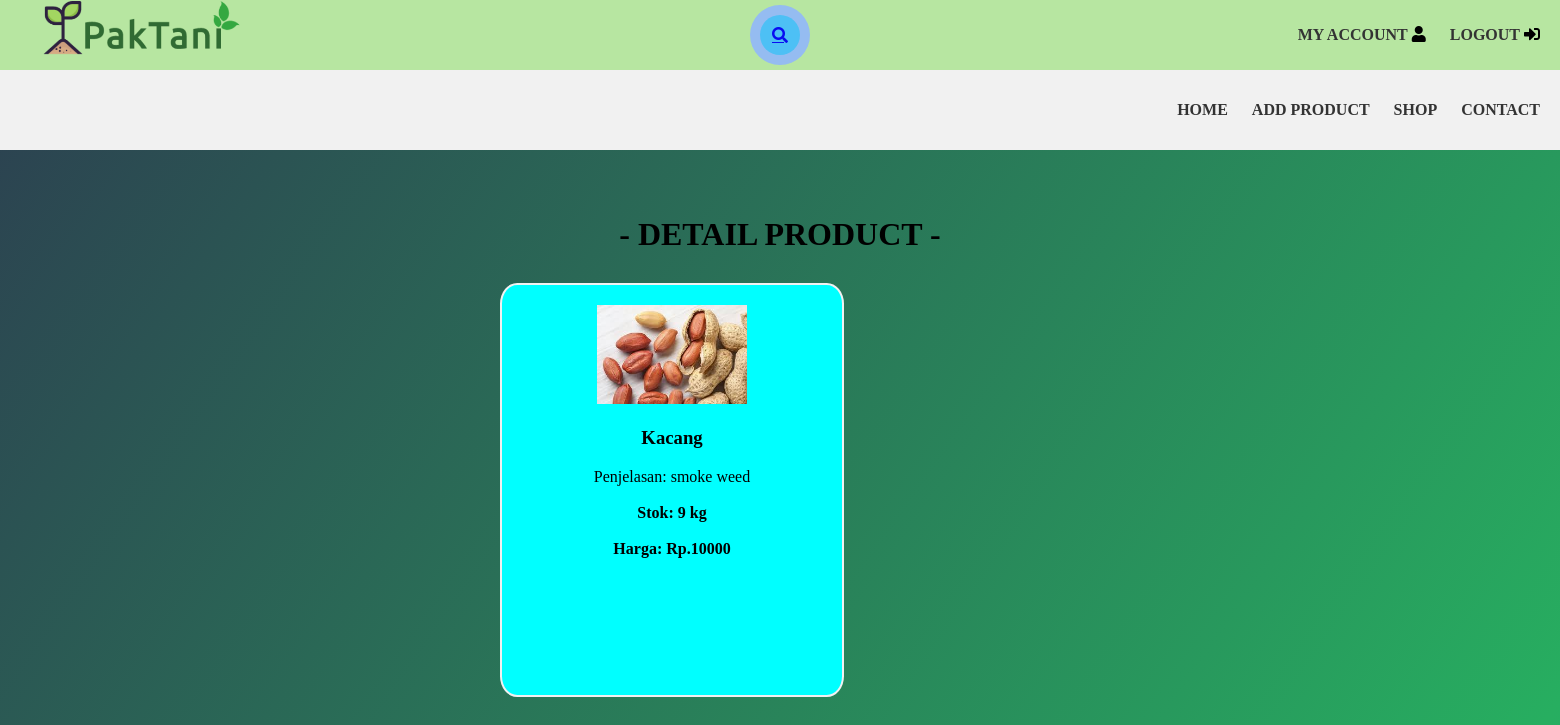
/VIEW/USER/PETANI/detailproduct.php?kd_barang=2 (signed in), run on the app's committed database.
### tables this page shows
CREATE TABLE `barang` (
  `kd_barang` int(11) NOT NULL,
  `id_petani` int(11) NOT NULL,
  `stok` int(20) NOT NULL,
  `unit` varchar(255) NOT NULL,
  `harga` int(50) NOT NULL,
  `Nm_barang` varchar(255) NOT NULL,
  `deskripsi` varchar(255) NOT NULL,
  `gambar` varchar(255) NOT NULL,
  `id_admin` int(11) NOT NULL
);

### VIEW/USER/PETANI/detailproduct.php (the view, shortened to what this page needs)
<?php
include '../../../CONTROLLER/action_petani.php';
?>
<!DOCTYPE html>
<html>
<head>
  <link rel="stylesheet" href="../../CSS/main.css">
  <link rel="stylesheet" href="https://use.fontawesome.com/releases/v5.8.2/css/all.css">
</head>
<body>
  <div class="subnavbar">
    <div class="logo">
    </div>
    <div class="search-box">
      <a class="search-btn" href="#">
        <i class="fas fa-search"></i>
      </a>
    </div>
    <div class="menu">
      <a href="my_account.php">My Account</a>
      <i class="fas fa-user"></i>
      <a href="../../../CONTROLLER/logout.php">Logout</a>
      <i class="fas fa-sign-in-alt"></i>
    </div>
  </div>
  <div class="navbar">
    <div class="menu">
      <a href="indexpetani.php">Home</a>
      <a href="addproduct.php">Add Product</a>
      <a href="shop.php">Shop</a>
      <a href="contact.php">Contact</a>
    </div>
  </div>
  <br><br>
  <div <div class="tubuh">
    <h2>- Detail Product -</h2>
    <?php
    $id = $_GET['kd_barang'];
    $select_query = "SELECT * FROM barang WHERE kd_barang = $id";
    $sql = mysqli_query($conn, $select_query) or die(mysql_error());
    while ($data = mysqli_fetch_array($sql)) { ?>
      <div class="agenda">
        <center>
          <section>
            <article class="tes">
              <img src="../../IMAGE/images_petani/<?php echo $data["gambar"] ?>" alt="alpha"><br>
              <h3><?php echo $data["Nm_barang"] ?></h3>
              <span class="name">Penjelasan: <?php echo $data["deskripsi"] ?></span><br><br>
              <span class="name"><b>Stok: <?php echo $data["stok"] ?> <?php echo $data["unit"] ?></b></span><br><br>
              <span class="name"><b>Harga: Rp.<?php echo $data["harga"] ?></b></span><br>
            </article>
          </section>
        </center>
      </div>
    <?php } ?>
  </div>
</body>
</html>

### VIEW/CSS/main.css (style rules this page uses)
body { margin: 0; padding: 0; font-family: "montserrat"; background-image: linear-gradient(125deg, #2c3e50, #27ae60, #2980b9, #e74c3c, #8e44ad); background-size: 400% 400%; animation: bganimation 15s infinite; }
h2 { color: BLACK; text-align: center; font-family: "montserrat"; text-transform: uppercase; margin: 30px 0; font-size: 32px; }
.subnavbar { position: relative; height: 70px; overflow: hidden; top: 0; display: flex; align-items: center; background: #b7e6a1; width: 100%; }
.navbar { position: relative; height: 80px; overflow: hidden; top: 0; display: flex; align-items: center; background: #f1f1f1; width: 100%; }
.logo { background: url(../IMAGE/logo.png) no-repeat 50% 50%; background-size: contain; width: 220px; height: 200px; float: left; margin-left: 20px; }
.menu { position: absolute; right: 20px; }
.menu a { color: #333; text-decoration: none; font-weight: 700; margin-left: 20px; transition: color 0.3s; text-transform: uppercase; }
.search-box { position: absolute; top: 50%; left: 50%; transform: translate(-50%, -50%); background: #95bcf1; height: 40px; border-radius: 40px; padding: 10px; }
.search-btn { color: #090df1; float: right; width: 40px; height: 40px; border-radius: 50%; background: #4dc0f5; display: flex; justify-content: center; align-items: center; transition: 0.4s; }

### VIEW/USER/PETANI/detailproduct.php (style rules this page uses)
.tubuh { width: 100%; height: 400px; }
.agenda, .artikel { margin-bottom: 40px; width: 100%; margin-left: 500px; }
.tes { float: left; border: 2px solid #f1f1f1; border-radius: 5%; padding: 20px; text-align: center; width: 300px; background-color: aqua; height: 370px; margin-right: 1px; margin-bottom: 3px; }
.tes img { width: 50%; }

### data on the page
barang: gambar (picture), Nm_barang "Kacang", deskripsi "smoke weed", stok "9", unit "kg", harga "10000"
